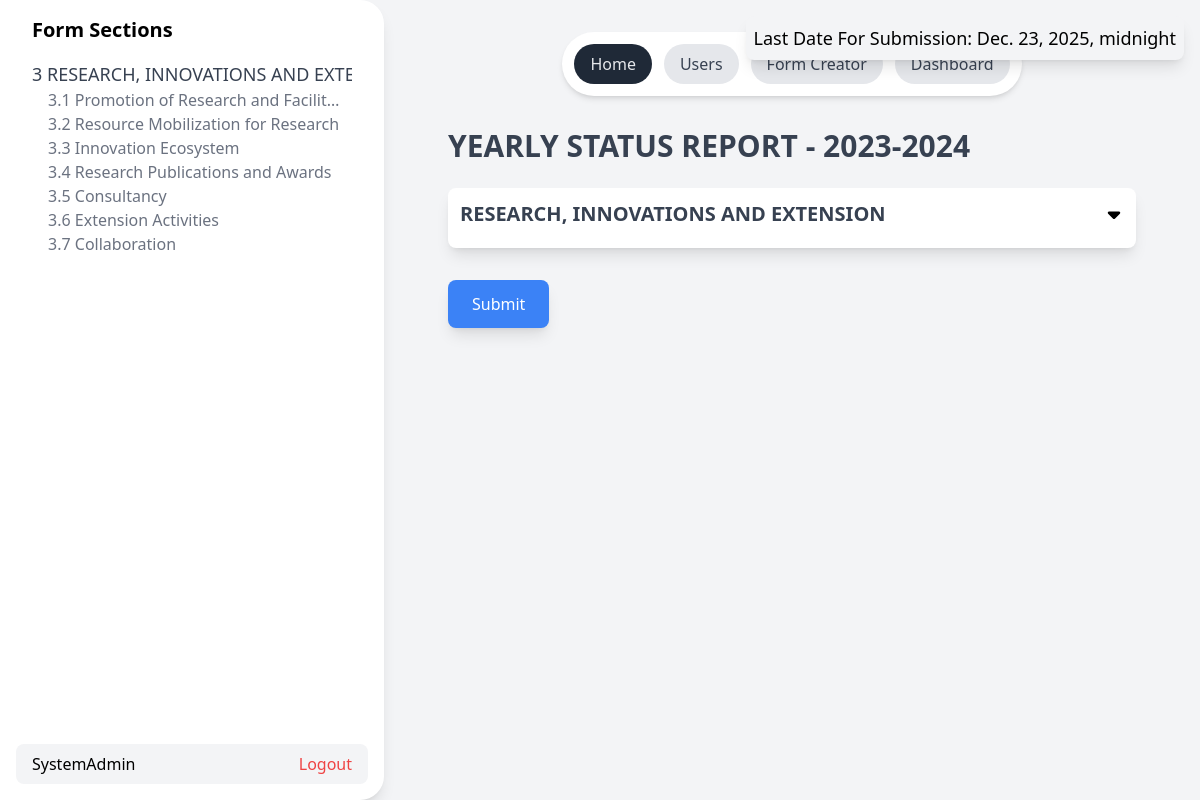
The app's page / (signed in) with its own data.
### home/models.py (models this page shows, shortened)
class UserProfile(models.Model):
    roles = (
        ('admin', 'admin'),
        ('editor', 'editor'),
        ('viewer', 'viewer'),
    )
    user = models.OneToOneField(User, on_delete=models.CASCADE)
    role = models.CharField(max_length=10, choices=roles, default='viewer')
    metrics = models.ManyToManyField(Metrics, blank=True)
    start_date = models.DateTimeField(auto_now_add=True)
    end_date = models.DateTimeField()

class Criterion(models.Model):
    criterionId = models.IntegerField(default=0)
    name = models.CharField(max_length=100)
    created_at = models.DateTimeField(auto_now_add=True)
    created_by = models.ForeignKey(User, on_delete=models.CASCADE)

class SubCriterion(models.Model):
    SubCriterionId = models.IntegerField(default=0)
    name = models.CharField(max_length=100)
    created_at = models.DateTimeField(auto_now_add=True)
    created_by = models.ForeignKey(User, on_delete=models.CASCADE)
    criterion = models.ForeignKey(Criterion, on_delete=models.CASCADE)

### home/views.py (the view, shortened to what this page needs)
# urls.py: path("", views.index, name="index"),
def index(request):
    user = request.user
    if not user.is_authenticated:
        return redirect('signin')
    if request.method == 'GET':
        firstName = user.first_name
        userProfileObj = UserProfile.objects.get(user=user)
        role = userProfileObj.role
        current_time = timezone.now()
        print(userProfileObj.end_date.astimezone().strftime('%Y-%m-%d %H:%M:%S'))
        remaining_time = userProfileObj.end_date
        metricsList = userProfileObj.metrics.all()
        subCriterionList = []
        criterionList = []
        for metric in metricsList:
            if not any(d['name'] == metric.sub_criterion.criterion.name for d in criterionList):
                criterionList.append({
                    "name": metric.sub_criterion.criterion.name,
                    "criterionId": metric.sub_criterion.criterion.criterionId
                })
        for metric in metricsList:
            if not any(d['name'] == metric.sub_criterion.name for d in subCriterionList):
                subCriterionList.append({
                    "SubCriterionId": metric.sub_criterion.SubCriterionId,
                    "name": metric.sub_criterion.name,
                    "criterion": metric.sub_criterion.criterion.name,
                    "metricList": []
                })
        for metric in metricsList:
            for i in range(len(subCriterionList)):
                if subCriterionList[i]["name"] == metric.sub_criterion.name:
                    documents = Document.objects.filter(metrics=metric)
                    metric.documents = documents
                    subCriterionList[i]["metricList"].append(metric)
        for i in range(len(criterionList)):
            criterionList[i]["subcriterionList"] = []
            for subCriterion in subCriterionList:
                if subCriterion["criterion"] == criterionList[i]["name"]:
                    criterionList[i]["subcriterionList"].append(subCriterion)
        criterionList.sort(key=lambda x: x["criterionId"])
        context = {
            'name': firstName,
            'role': role,
            'remaingtime':remaining_time,
            'criterionList': criterionList
        }
        return render(request, "home.html", context)

### templates/home.html (shortened to what this page needs)
<!DOCTYPE html>
<html lang="en">
    <head>
        <script src="https://cdn.tailwindcss.com"></script>
    </head>
    <body class="bg-gray-100 overflow-y-scroll">
        <div class="flex h-screen">
            <div id="remainingTime" class="absolute top-4 right-4 p-2 bg-gray-100 rounded-lg shadow-lg">
                <p class="text-lg ">Last Date For Submission: <span id="countdown" class="text-lg ">{{remaingtime}}</span></p>
            </div>
            <div class="w-96 h-screen bg-white shadow-lg p-4 rounded-r-3xl fixed top-0 h-screen flex flex-col items-center justify-between">
                <div>
                    <h2 class="text-xl font-bold mb-4">Form Sections</h2>
                    <div class="w-80 overflow-hidden flex flex-col gap-3 overflow-y-auto pr-3 h-[calc(80vh)]">
                        {% for criterion in criterionList %}
                        <div class="mb-2">
                            <a href="#criterion_{{criterion.criterionId}}" class="text-gray-700 hover:underline truncate whitespace-nowrap text-lg ">{{criterion.criterionId}} {{criterion.name}}</a>
                            <div class="flex flex-col">
                                {% for subcriterion in criterion.subcriterionList %}
                                <a href="#subcriterion_{{criterion.criterionId}}.{{subcriterion.SubCriterionId}}" class="text-gray-500 hover:underline truncate whitespace-nowrap ml-4">{{criterion.criterionId}}.{{subcriterion.SubCriterionId}} {{subcriterion.name}}</a>
                                {% endfor %}
                            </div>
                        </div>
                        {% endfor %}
                    </div>
                </div>
                <div class="flex items-center justify-between w-full bg-gray-100 rounded-lg p-2 px-4">
                    <p>{{name}}</p>
                    <a href="/signout" class="text-red-500 hover:underline">Logout</a>
                </div>
            </div>
            <div class="w-full ml-96 p-8 fade-in scroll-smooth">
                {% if role == "admin" %}
                <header class="flex items-center justify-between gap-3 bg-white rounded-full w-fit max-w-4xl mx-auto p-3 shadow-md">
                    <a href="/" class="px-4 py-2 rounded-full transition duration-300 bg-gray-800 text-gray-200">Home</a>
                    <a href="/add-user" class="bg-gray-200 text-gray-700 px-4 py-2 rounded-full transition duration-300 hover:bg-gray-800 hover:text-gray-200">Users</a>
                    <a href="/form-editor" class="bg-gray-200 text-gray-700 px-4 py-2 rounded-full transition duration-300 hover:bg-gray-800 hover:text-gray-200">Form Creator</a>
                    <a href="/dashboard" class="bg-gray-200 text-gray-700 px-4 py-2 rounded-full transition duration-300 hover:bg-gray-800 hover:text-gray-200">Dashboard</a>
                </header>
                {% endif %}
                <div class="max-w-4xl mx-auto p-8 ">
                    <h1 class="text-3xl font-bold mb-6 text-gray-700">YEARLY STATUS REPORT - 2023-2024</h1>
                    {% if role == "admin" or role == "editor" %}<form method="POST" action="/" enctype="multipart/form-data">{%else%}<div>{% endif %}
                            {% for criterion in criterionList %}
                            <div id="criterion_{{criterion.criterionId}}" class="mb-8 bg-white p-3 rounded-lg shadow-lg">
                                <button type="button" class="flex items-center justify-between w-full text-left text-gray-700  text-xl font-bold mb-2 uppercase focus:outline-none" onclick="this.nextElementSibling.classList.toggle('hidden');this.getElementsByTagName('svg')[0].classList.toggle('rotate-180')">
                                    <p>{{criterion.name}}</p>
                                    <svg class="w-5 h-5 rotate-180 transition-all" xmlns="http://www.w3.org/2000/svg" viewBox="0 0 320 512">
                                        <path d="M182.6 137.4c-12.5-12.5-32.8-12.5-45.3 0l-128 128c-9.2 9.2-11.9 22.9-6.9 34.9s16.6 19.8 29.6 19.8l256 0c12.9 0 24.6-7.8 29.6-19.8s2.2-25.7-6.9-34.9l-128-128z" />
                                    </svg>
                                </button>
                            </div>
                            {% endfor %}
                            {% if role == "admin" or role == "editor" %}
                            <button type="submit" class="bg-blue-500 text-white px-6 py-3 rounded-lg shadow-lg hover:bg-blue-600 transition duration-300">Submit</button>
                            {% endif %}
                            {% if role == "admin" or role == "editor" %}</form>{%else%}</div>{% endif %}
                </div>
            </div>
        </div>
    </body>
</html>

### templates/home.html (style rules this page uses)
html { scroll-behavior: smooth; }
.fade-in { animation: fadeIn 1s ease-in-out; }

### records on screen
UserProfile: end_date "Dec. 23, 2025, midnight"
Criterion: name "RESEARCH, INNOVATIONS AND…", name "RESEARCH, INNOVATIONS AND EXTENSION"
SubCriterion: name "Promotion of Research and Facilit…"
SubCriterion: name "Resource Mobilization for Research"
SubCriterion: name "Innovation Ecosystem"
SubCriterion: name "Research Publications and Awards"
SubCriterion: name "Consultancy"
SubCriterion: name "Extension Activities"
SubCriterion: name "Collaboration"

### other values on screen
{{ criterion.criterionId }} "3"
{{ criterion.criterionId }} "3" "3" "3" "3" "3" "3" "3"
{{ subcriterion.SubCriterionId }} "1" "2" "3" "4" "5" "6" "7"
{{ name }} "SystemAdmin"
